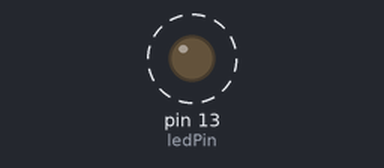
The sketch below on a simulated Arduino Uno, built with avr-gcc and run on an emulated ATmega328P. Shown: output pins drawn as LEDs (lit = HIGH). Dashed ring = blinking.

Above: at 0.5 s.
Timing chart, 0 to 4.6 s (numbered marks = the images above):
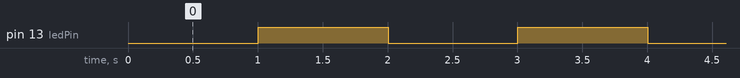

Measured:
- by itself, pin 13 (ledPin): alternates HIGH for 1.0 s and LOW for 1.0 s

The sketch:

waitMilliseconds.ino
```cpp
int ledPin = 13;
int ledState = LOW;
unsigned long previousMilliseconds = 0;
const long interval = 1000;

void setup() {
  // put your setup code here, to run once:
  pinMode(ledPin, OUTPUT);
}

void loop() {
  // put your main code here, to run repeatedly:
  unsigned long currentMilliseconds = millis();

  if(currentMilliseconds - previousMilliseconds > interval){
    previousMilliseconds = currentMilliseconds;

    ledState = !ledState;
  }

  digitalWrite(ledPin, ledState);
}
```
